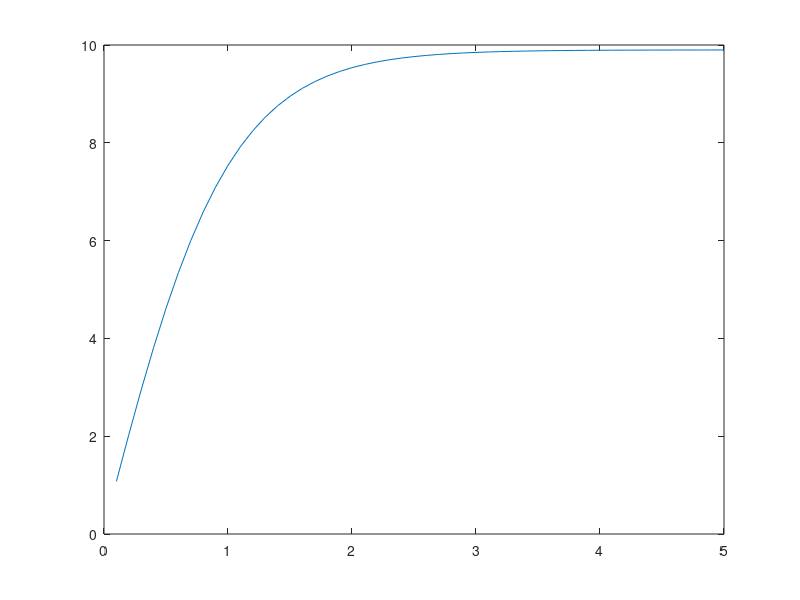

Write MATLAB code to recreate this figure.
% Clase 14
%  23 de noviembre del 2021
% Algoritmo Runge-kutta 4th

clear all; close all;

h = 0.1; t = 0.0; N = 50; v = 0.1;
f = @(t, v) 9.8 - 0.1*v^2;
fprintf('Paso 0: t = %12.8f, v = %12.8f \n', t, v)
for i = 1:N
  t = t + h;
  k1 = h*f(t, v);
  k2 = h*f(t + h/2, v + k1/2);
  k3 = h*f(t + h/2, v + k2/2);
  k4 = h*f(t + h, v + k3);
  v = v + (k1 + 2*k2 + 2*k3 + k4)/6;
  fprintf('Paso %d: t = %12.8f, v = %12.8f \n', i, t, v)
  fv(i) = v; t1(i) = t;
endfor

figure(1); clf;
plot(t1, fv)
